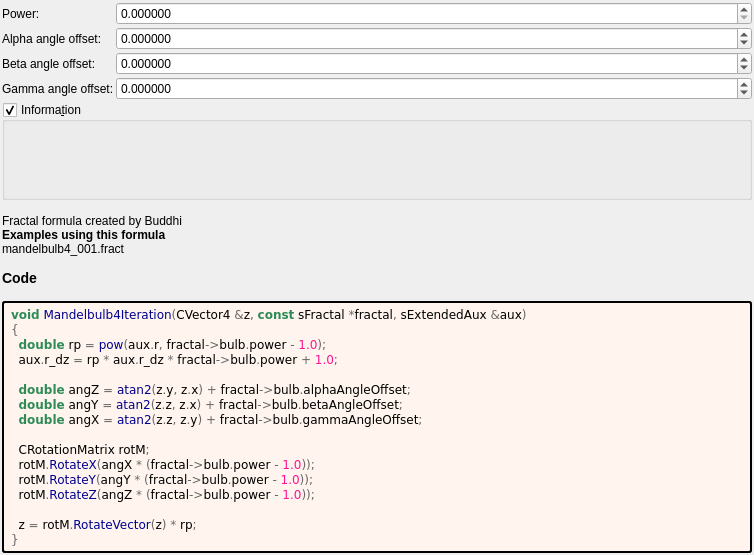
<?xml version="1.0" encoding="UTF-8"?>
<ui version="4.0">
 <class>Form</class>
 <widget class="QWidget" name="Form">
  <property name="geometry">
   <rect>
    <x>0</x>
    <y>0</y>
    <width>754</width>
    <height>555</height>
   </rect>
  </property>
  <property name="windowTitle">
   <string notr="true">mandelbulb4</string>
  </property>
  <layout class="QVBoxLayout" name="verticalLayout">
   <property name="spacing">
    <number>2</number>
   </property>
   <property name="leftMargin">
    <number>2</number>
   </property>
   <property name="topMargin">
    <number>2</number>
   </property>
   <property name="rightMargin">
    <number>2</number>
   </property>
   <property name="bottomMargin">
    <number>2</number>
   </property>
   <item>
    <layout class="QGridLayout" name="gridLayout" columnstretch="0,1">
     <property name="spacing">
      <number>2</number>
     </property>
     <item row="1" column="0">
      <widget class="QLabel" name="label_8">
       <property name="text">
        <string>Alpha angle offset:</string>
       </property>
      </widget>
     </item>
     <item row="3" column="1">
      <widget class="MyDoubleSpinBox" name="spinbox_gamma_angle_offset">
       <property name="sizePolicy">
        <sizepolicy hsizetype="Minimum" vsizetype="Maximum">
         <horstretch>0</horstretch>
         <verstretch>0</verstretch>
        </sizepolicy>
       </property>
       <property name="prefix">
        <string/>
       </property>
       <property name="suffix">
        <string/>
       </property>
       <property name="decimals">
        <number>6</number>
       </property>
       <property name="minimum">
        <double>-36000.000000000000000</double>
       </property>
       <property name="maximum">
        <double>36000.000000000000000</double>
       </property>
       <property name="singleStep">
        <double>0.100000000000000</double>
       </property>
      </widget>
     </item>
     <item row="0" column="1">
      <widget class="MyDoubleSpinBox" name="spinbox_power">
       <property name="sizePolicy">
        <sizepolicy hsizetype="Minimum" vsizetype="Maximum">
         <horstretch>0</horstretch>
         <verstretch>0</verstretch>
        </sizepolicy>
       </property>
       <property name="prefix">
        <string/>
       </property>
       <property name="suffix">
        <string/>
       </property>
       <property name="decimals">
        <number>6</number>
       </property>
       <property name="minimum">
        <double>0.000000000000000</double>
       </property>
       <property name="maximum">
        <double>1000.000000000000000</double>
       </property>
       <property name="singleStep">
        <double>0.100000000000000</double>
       </property>
      </widget>
     </item>
     <item row="0" column="0">
      <widget class="QLabel" name="label_7">
       <property name="text">
        <string>Power:</string>
       </property>
      </widget>
     </item>
     <item row="2" column="0">
      <widget class="QLabel" name="label_9">
       <property name="text">
        <string>Beta angle offset:</string>
       </property>
      </widget>
     </item>
     <item row="1" column="1">
      <widget class="MyDoubleSpinBox" name="spinbox_alpha_angle_offset">
       <property name="sizePolicy">
        <sizepolicy hsizetype="Minimum" vsizetype="Maximum">
         <horstretch>0</horstretch>
         <verstretch>0</verstretch>
        </sizepolicy>
       </property>
       <property name="prefix">
        <string/>
       </property>
       <property name="suffix">
        <string/>
       </property>
       <property name="decimals">
        <number>6</number>
       </property>
       <property name="minimum">
        <double>-36000.000000000000000</double>
       </property>
       <property name="maximum">
        <double>36000.000000000000000</double>
       </property>
       <property name="singleStep">
        <double>0.100000000000000</double>
       </property>
      </widget>
     </item>
     <item row="3" column="0">
      <widget class="QLabel" name="label_10">
       <property name="text">
        <string>Gamma angle offset:</string>
       </property>
      </widget>
     </item>
     <item row="2" column="1">
      <widget class="MyDoubleSpinBox" name="spinbox_beta_angle_offset">
       <property name="sizePolicy">
        <sizepolicy hsizetype="Minimum" vsizetype="Maximum">
         <horstretch>0</horstretch>
         <verstretch>0</verstretch>
        </sizepolicy>
       </property>
       <property name="prefix">
        <string/>
       </property>
       <property name="suffix">
        <string/>
       </property>
       <property name="decimals">
        <number>6</number>
       </property>
       <property name="minimum">
        <double>-36000.000000000000000</double>
       </property>
       <property name="maximum">
        <double>36000.000000000000000</double>
       </property>
       <property name="singleStep">
        <double>0.100000000000000</double>
       </property>
      </widget>
     </item>
    </layout>
   </item>
   <item>
    <widget class="MyGroupBox" name="groupCheck_info">
     <property name="title">
      <string>Informa&amp;tion</string>
     </property>
     <property name="flat">
      <bool>false</bool>
     </property>
     <property name="checkable">
      <bool>true</bool>
     </property>
     <layout class="QVBoxLayout" name="verticalLayout_2">
      <property name="spacing">
       <number>2</number>
      </property>
      <property name="leftMargin">
       <number>2</number>
      </property>
      <property name="topMargin">
       <number>2</number>
      </property>
      <property name="rightMargin">
       <number>2</number>
      </property>
      <property name="bottomMargin">
       <number>2</number>
      </property>
     </layout>
    </widget>
   </item>
   <item>
    <widget class="QLabel" name="label_information_general">
     <property name="text">
      <string notr="true">&lt;p&gt;Fractal formula created by Buddhi&lt;/p&gt;&lt;table&gt;
&lt;/table&gt;
&lt;br&gt;&lt;b&gt;Examples using this formula&lt;/b&gt;&lt;br&gt;mandelbulb4_001.fract&lt;h3&gt;Code&lt;/h3&gt;</string>
     </property>
     <property name="wordWrap">
      <bool>true</bool>
     </property>
     <property name="openExternalLinks">
      <bool>true</bool>
     </property>
     <property name="textInteractionFlags">
      <set>Qt::LinksAccessibleByMouse|Qt::TextSelectableByMouse</set>
     </property>
    </widget>
   </item>
   <item>
    <widget class="QLabel" name="label_code_content">
     <property name="styleSheet">
      <string notr="true">border-style: outset; border-width: 2px; border-radius: 3px; border-color: black; background-color: #fff5ee; padding: 4px;</string>
     </property>
     <property name="text">
      <string notr="true">&lt;body style=&quot;background-color:#fff5ee&quot;&gt;
&lt;pre style=&quot;color:#000000; background-color:#fff5ee;  font-family:'Courier New',monospace;&quot;&gt;&lt;span style=&quot;color:#2e8b57; font-weight:bold&quot;&gt;void&lt;/span&gt; &lt;span style=&quot;color:#00008f&quot;&gt;Mandelbulb4Iteration&lt;/span&gt;&lt;span style=&quot;color:#676767&quot;&gt;(&lt;/span&gt;CVector4 &lt;span style=&quot;color:#676767&quot;&gt;&amp;amp;&lt;/span&gt;z&lt;span style=&quot;color:#676767&quot;&gt;,&lt;/span&gt; &lt;span style=&quot;color:#2e8b57; font-weight:bold&quot;&gt;const&lt;/span&gt; sFractal &lt;span style=&quot;color:#676767&quot;&gt;*&lt;/span&gt;fractal&lt;span style=&quot;color:#676767&quot;&gt;,&lt;/span&gt; sExtendedAux &lt;span style=&quot;color:#676767&quot;&gt;&amp;amp;&lt;/span&gt;aux&lt;span style=&quot;color:#676767&quot;&gt;)&lt;/span&gt;
&lt;span style=&quot;color:#676767&quot;&gt;{&lt;/span&gt;
  &lt;span style=&quot;color:#2e8b57; font-weight:bold&quot;&gt;double&lt;/span&gt; rp &lt;span style=&quot;color:#676767&quot;&gt;=&lt;/span&gt; &lt;span style=&quot;color:#00008f&quot;&gt;pow&lt;/span&gt;&lt;span style=&quot;color:#676767&quot;&gt;(&lt;/span&gt;aux&lt;span style=&quot;color:#676767&quot;&gt;.&lt;/span&gt;r&lt;span style=&quot;color:#676767&quot;&gt;,&lt;/span&gt; fractal&lt;span style=&quot;color:#676767&quot;&gt;-&amp;gt;&lt;/span&gt;bulb&lt;span style=&quot;color:#676767&quot;&gt;.&lt;/span&gt;power &lt;span style=&quot;color:#676767&quot;&gt;-&lt;/span&gt; &lt;span style=&quot;color:#ff1493&quot;&gt;1.0&lt;/span&gt;&lt;span style=&quot;color:#676767&quot;&gt;);&lt;/span&gt;
  aux&lt;span style=&quot;color:#676767&quot;&gt;.&lt;/span&gt;r_dz &lt;span style=&quot;color:#676767&quot;&gt;=&lt;/span&gt; rp &lt;span style=&quot;color:#676767&quot;&gt;*&lt;/span&gt; aux&lt;span style=&quot;color:#676767&quot;&gt;.&lt;/span&gt;r_dz &lt;span style=&quot;color:#676767&quot;&gt;*&lt;/span&gt; fractal&lt;span style=&quot;color:#676767&quot;&gt;-&amp;gt;&lt;/span&gt;bulb&lt;span style=&quot;color:#676767&quot;&gt;.&lt;/span&gt;power &lt;span style=&quot;color:#676767&quot;&gt;+&lt;/span&gt; &lt;span style=&quot;color:#ff1493&quot;&gt;1.0&lt;/span&gt;&lt;span style=&quot;color:#676767&quot;&gt;;&lt;/span&gt;

  &lt;span style=&quot;color:#2e8b57; font-weight:bold&quot;&gt;double&lt;/span&gt; angZ &lt;span style=&quot;color:#676767&quot;&gt;=&lt;/span&gt; &lt;span style=&quot;color:#00008f&quot;&gt;atan2&lt;/span&gt;&lt;span style=&quot;color:#676767&quot;&gt;(&lt;/span&gt;z&lt;span style=&quot;color:#676767&quot;&gt;.&lt;/span&gt;y&lt;span style=&quot;color:#676767&quot;&gt;,&lt;/span&gt; z&lt;span style=&quot;color:#676767&quot;&gt;.&lt;/span&gt;x&lt;span style=&quot;color:#676767&quot;&gt;) +&lt;/span&gt; fractal&lt;span style=&quot;color:#676767&quot;&gt;-&amp;gt;&lt;/span&gt;bulb&lt;span style=&quot;color:#676767&quot;&gt;.&lt;/span&gt;alphaAngleOffset&lt;span style=&quot;color:#676767&quot;&gt;;&lt;/span&gt;
  &lt;span style=&quot;color:#2e8b57; font-weight:bold&quot;&gt;double&lt;/span&gt; angY &lt;span style=&quot;color:#676767&quot;&gt;=&lt;/span&gt; &lt;span style=&quot;color:#00008f&quot;&gt;atan2&lt;/span&gt;&lt;span style=&quot;color:#676767&quot;&gt;(&lt;/span&gt;z&lt;span style=&quot;color:#676767&quot;&gt;.&lt;/span&gt;z&lt;span style=&quot;color:#676767&quot;&gt;,&lt;/span&gt; z&lt;span style=&quot;color:#676767&quot;&gt;.&lt;/span&gt;x&lt;span style=&quot;color:#676767&quot;&gt;) +&lt;/span&gt; fractal&lt;span style=&quot;color:#676767&quot;&gt;-&amp;gt;&lt;/span&gt;bulb&lt;span style=&quot;color:#676767&quot;&gt;.&lt;/span&gt;betaAngleOffset&lt;span style=&quot;color:#676767&quot;&gt;;&lt;/span&gt;
  &lt;span style=&quot;color:#2e8b57; font-weight:bold&quot;&gt;double&lt;/span&gt; angX &lt;span style=&quot;color:#676767&quot;&gt;=&lt;/span&gt; &lt;span style=&quot;color:#00008f&quot;&gt;atan2&lt;/span&gt;&lt;span style=&quot;color:#676767&quot;&gt;(&lt;/span&gt;z&lt;span style=&quot;color:#676767&quot;&gt;.&lt;/span&gt;z&lt;span style=&quot;color:#676767&quot;&gt;,&lt;/span&gt; z&lt;span style=&quot;color:#676767&quot;&gt;.&lt;/span&gt;y&lt;span style=&quot;color:#676767&quot;&gt;) +&lt;/span&gt; fractal&lt;span style=&quot;color:#676767&quot;&gt;-&amp;gt;&lt;/span&gt;bulb&lt;span style=&quot;color:#676767&quot;&gt;.&lt;/span&gt;gammaAngleOffset&lt;span style=&quot;color:#676767&quot;&gt;;&lt;/span&gt;

  CRotationMatrix rotM&lt;span style=&quot;color:#676767&quot;&gt;;&lt;/span&gt;
  rotM&lt;span style=&quot;color:#676767&quot;&gt;.&lt;/span&gt;&lt;span style=&quot;color:#00008f&quot;&gt;RotateX&lt;/span&gt;&lt;span style=&quot;color:#676767&quot;&gt;(&lt;/span&gt;angX &lt;span style=&quot;color:#676767&quot;&gt;* (&lt;/span&gt;fractal&lt;span style=&quot;color:#676767&quot;&gt;-&amp;gt;&lt;/span&gt;bulb&lt;span style=&quot;color:#676767&quot;&gt;.&lt;/span&gt;power &lt;span style=&quot;color:#676767&quot;&gt;-&lt;/span&gt; &lt;span style=&quot;color:#ff1493&quot;&gt;1.0&lt;/span&gt;&lt;span style=&quot;color:#676767&quot;&gt;));&lt;/span&gt;
  rotM&lt;span style=&quot;color:#676767&quot;&gt;.&lt;/span&gt;&lt;span style=&quot;color:#00008f&quot;&gt;RotateY&lt;/span&gt;&lt;span style=&quot;color:#676767&quot;&gt;(&lt;/span&gt;angY &lt;span style=&quot;color:#676767&quot;&gt;* (&lt;/span&gt;fractal&lt;span style=&quot;color:#676767&quot;&gt;-&amp;gt;&lt;/span&gt;bulb&lt;span style=&quot;color:#676767&quot;&gt;.&lt;/span&gt;power &lt;span style=&quot;color:#676767&quot;&gt;-&lt;/span&gt; &lt;span style=&quot;color:#ff1493&quot;&gt;1.0&lt;/span&gt;&lt;span style=&quot;color:#676767&quot;&gt;));&lt;/span&gt;
  rotM&lt;span style=&quot;color:#676767&quot;&gt;.&lt;/span&gt;&lt;span style=&quot;color:#00008f&quot;&gt;RotateZ&lt;/span&gt;&lt;span style=&quot;color:#676767&quot;&gt;(&lt;/span&gt;angZ &lt;span style=&quot;color:#676767&quot;&gt;* (&lt;/span&gt;fractal&lt;span style=&quot;color:#676767&quot;&gt;-&amp;gt;&lt;/span&gt;bulb&lt;span style=&quot;color:#676767&quot;&gt;.&lt;/span&gt;power &lt;span style=&quot;color:#676767&quot;&gt;-&lt;/span&gt; &lt;span style=&quot;color:#ff1493&quot;&gt;1.0&lt;/span&gt;&lt;span style=&quot;color:#676767&quot;&gt;));&lt;/span&gt;

  z &lt;span style=&quot;color:#676767&quot;&gt;=&lt;/span&gt; rotM&lt;span style=&quot;color:#676767&quot;&gt;.&lt;/span&gt;&lt;span style=&quot;color:#00008f&quot;&gt;RotateVector&lt;/span&gt;&lt;span style=&quot;color:#676767&quot;&gt;(&lt;/span&gt;z&lt;span style=&quot;color:#676767&quot;&gt;) *&lt;/span&gt; rp&lt;span style=&quot;color:#676767&quot;&gt;;&lt;/span&gt;
&lt;span style=&quot;color:#676767&quot;&gt;}&lt;/span&gt;
&lt;/pre&gt;
&lt;/body&gt;</string>
     </property>
     <property name="wordWrap">
      <bool>true</bool>
     </property>
     <property name="openExternalLinks">
      <bool>true</bool>
     </property>
     <property name="textInteractionFlags">
      <set>Qt::LinksAccessibleByMouse|Qt::TextSelectableByMouse</set>
     </property>
    </widget>
   </item>
  </layout>
 </widget>
 <customwidgets>
  <customwidget>
   <class>MyGroupBox</class>
   <extends>QGroupBox</extends>
   <header>my_group_box.h</header>
   <container>1</container>
  </customwidget>
  <customwidget>
   <class>MyDoubleSpinBox</class>
   <extends>QDoubleSpinBox</extends>
   <header>my_double_spin_box.h</header>
  </customwidget>
 </customwidgets>
 <tabstops>
  <tabstop>spinbox_power</tabstop>
  <tabstop>spinbox_alpha_angle_offset</tabstop>
  <tabstop>spinbox_beta_angle_offset</tabstop>
  <tabstop>spinbox_gamma_angle_offset</tabstop>
 </tabstops>
 <resources/>
 <connections/>
</ui>
